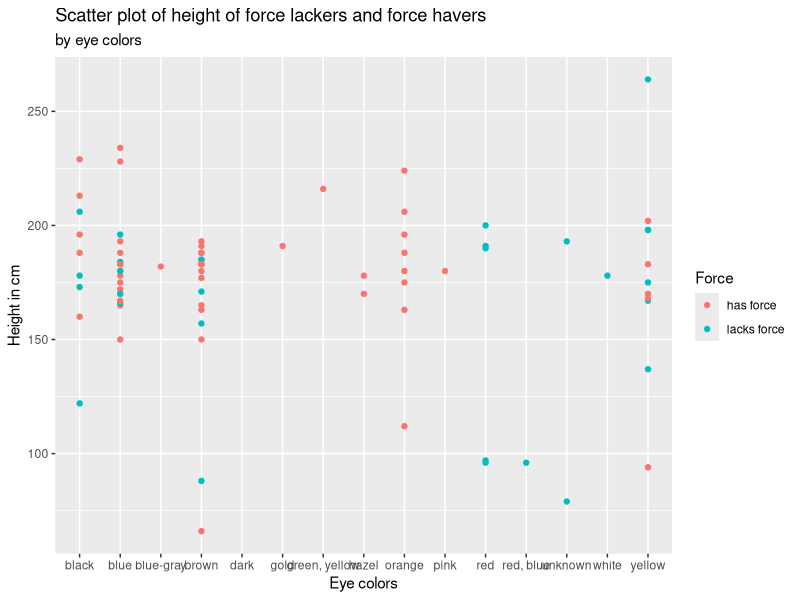

Generate this figure with R:
## ---- chunk 1
knitr::opts_chunk$set(echo = TRUE)

### import necessary libraries
# install.packages("tidyverse", "skimr", "dplyr")
library(tidyverse)
library(skimr)
library(dplyr)
## ---- chunk 2
### load StarWars data set

# Take a look a dataset
View(starwars)
# Take a look at data structure and variable info
skim(starwars)

### A) Create smaller data frame
df_starwars <- starwars %>% 
  # select appropriate column
  select(name,species,birth_year,homeworld) %>% 
  # Keep wanted observations (ie. human, droid) in desired column (i.e. column)
  filter(species %in% c("Human","Droid") ) %>% 
  # Order observations by age in decreasing order
  arrange(desc(birth_year)) %>% 
  # rename one column
  rename(person = name)
  
df_starwars
# Formatted response in data table
# knitr::kable(df_starwars, "pipe")
## ---- chunk 3
### B) compute BMI for masculine/human character
df_starwars_bmi <- starwars %>% 
  # Keep wanted observations (e.g. human and male) in desired column (i.e. species, sex) 
  filter(species == "Human" & sex == "male") %>%
  # add column that with computed BMI
  mutate(bmi = mass/ (height * 0.01) ^ 2) %>% 
  # Order observations by bmi in decreasing order
  arrange(desc(bmi))
  
df_starwars_bmi

# Formatted response in data table
# knitr::kable(df_starwars_bmi, "pipe")
## ---- chunk 4
### C) average height and mass and sd from different species and in different homeworlds
df_starwars_mean_hei_mas <-  starwars %>% 
  # Group variables of interests for analyses 
  group_by(species,homeworld) %>% 
  # Compute mean of height for species in different homeworlds (+ give name to new column)
  summarize( mean_height = mean(height), 
             # Compute standard deviation of height for species in different homeworlds (+ give name to new column)
             sd_height = sd(height), 
             # Compute mean of mass for species in different homeworlds (+ give name to new column)
             mean_mass = mean(mass), 
             # Compute standard deviation of mass for species in different homeworlds (+ give name to new column)
             sd_mass = sd(mass), 
             # Compute count of each subgroups of species by homeworlds (+ give name to new column)
             n = n()) %>% 
  # ungroup after using group_by (Best Practice: this can cause problem if not done) 
  ungroup()

df_starwars_mean_hei_mas

# Formatted response in data table
# knitr::kable(df_starwars_mean_hei_mas, "pipe")
## ---- chunk 5
### D) Tallest member for each species and their eye color
df_starwars_max_height_name <- starwars %>% 
  # Group by variable of interest
  group_by(species) %>% 
  # Compute max height for each species
  summarize(max_height = max(height, na.rm = TRUE), 
            # Find name of person with max height for each species
            max_height_name = name[which.max(height)],
            # Find eye color of the person with max height for each species
            max_height_eye_col = eye_color[which.max(height)]) %>% 
  # Order observations from by max_height in decreasing order
  arrange(desc(max_height)) %>% 
  # ungroup after using group_by (Best Practice: this can cause problem if not done) 
  ungroup()

df_starwars_max_height_name

### Alternative method 1
starwars %>% 
  group_by(species) %>% 
  slice(which.max(height)) %>% 
  select(height, name, eye_color) %>% 
  arrange(desc(height))

### Alternative method 2
starwars %>% 
  group_by(species) %>% 
  filter(height == max(height, na.rm = T)) %>% 
  select(height, name, eye_color) %>% 
  arrange(desc(height))

# Formatted response in data table
# knitr::kable(df_starwars_max_height_name, "pipe")
## ---- chunk 6
### E) Create new dataframe with column including unique species and column including "has force" "lacks force"
df_starwars_force <- starwars %>% 
  # Create a data frame with a column including unique species
  distinct(species) %>% 
  # Add column to data frame that has alternating "has force" "lacks force"
  mutate(Force = rep(c("has force", "lacks force"),
                     # Repeat"has force", "lacks force" to make it match the length of the previous column 
                     times = n_distinct(species) / 2))

df_starwars_force

# Formatted response in data table
# knitr::kable(df_starwars_force, "pipe")
## ---- chunk 7
### F) Add df_starwars_force to main df using join and compute average mass force havers and lackers
df_starwars_mas_for <- starwars %>% 
  # Concatenate Force data frame with main data frame
  left_join(df_starwars_force, by = "species") %>% 
  # Group by variable of interest
  group_by(Force) %>% 
  # Compute average mass for has force lack force subgroups
  summarize(mean_mass_force = mean(mass, na.rm = TRUE)) %>% 
  # ungroup after using group_by (Best Practice: this can cause problem if not done)
  ungroup()

df_starwars_mas_for

# Formatted response in data table
# knitr::kable(df_starwars_full, "pipe")
## ---- chunk 8
### G) Create scatterplot of height of force lackers over force havers by eye colors
df_starwars_full <- starwars %>%
  left_join(df_starwars_force, by = "species")

# Create plot with ggplot 
 ggplot(data = df_starwars_full,
        # Specify plot's variables
        mapping = aes(x = eye_color, 
                      y = height, 
                      # Specify variable to group data by
                      color = Force)) +
   # Specify plot type
   geom_point() +
   # Specify main title
   labs(title = "Scatter plot of height of force lackers and force havers", 
        # Specify subtitle (optional)
        subtitle = "by eye colors", 
        # Specify axis labels
        y = "Height in cm", 
        x = "Eye colors") 
 
